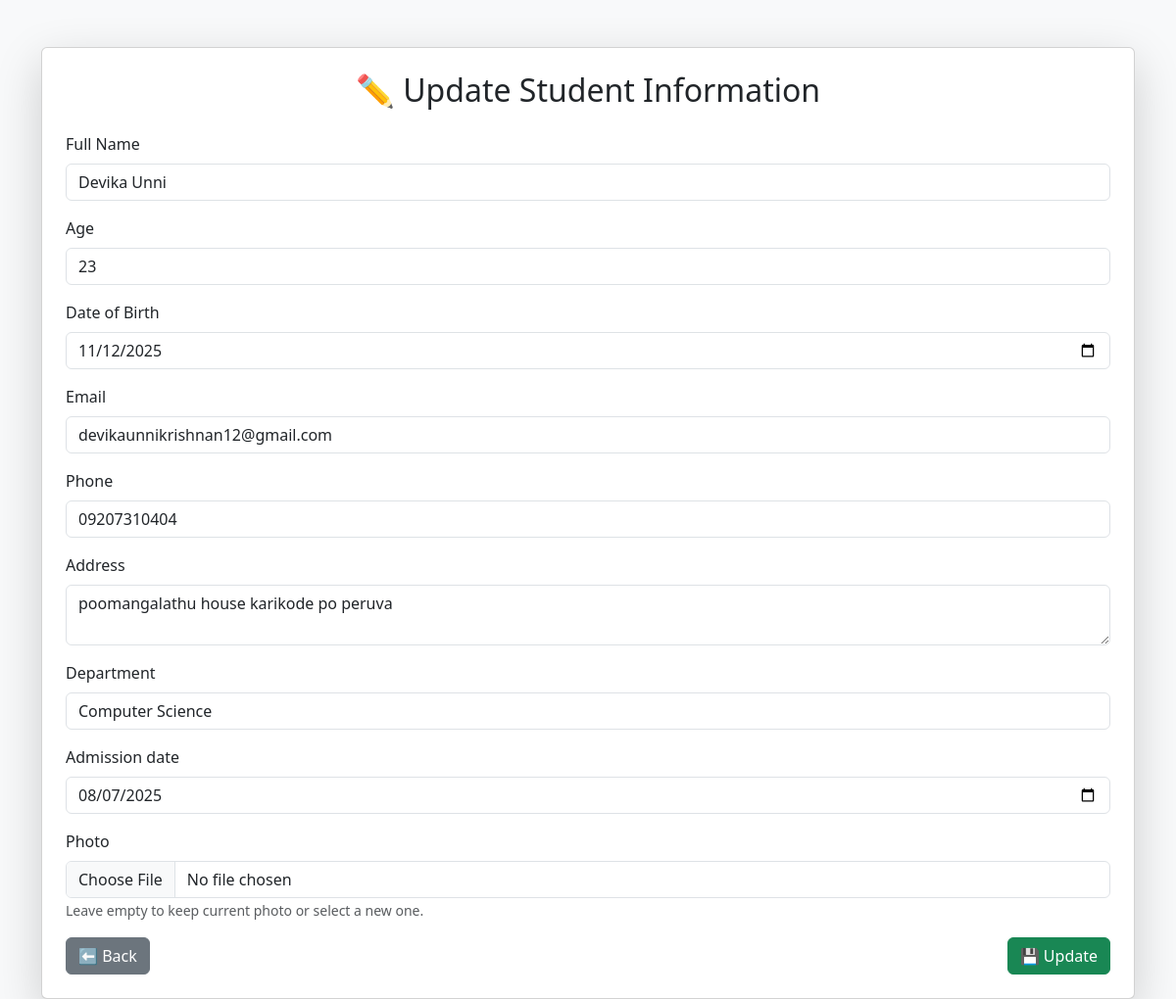
Page /edit/1/ on the committed database.
### Myapp/models.py (models this page shows, shortened)
class Student(models.Model):
    name = models.CharField(max_length=100)
    age = models.IntegerField()
    dob = models.DateField(verbose_name="Date of Birth")
    email = models.EmailField()
    phone = models.CharField(max_length=15)
    address = models.TextField()
    department = models.ForeignKey(Department, on_delete=models.CASCADE, related_name='students')
    photo = models.ImageField(upload_to='student_photos/', blank=True, null=True)
    admission_date = models.DateField(null=True, blank=True)

class Department(models.Model):
    name = models.CharField(max_length=100)
    description = models.TextField(blank=True, null=True)
    def __str__(self):
        return self.name

### Myapp/views.py (the view)
# urls.py: path('edit/<int:id>/', views.edit, name='edit'),
def edit(request, id):
    s = Student.objects.get(pk=id)
    if request.method == 'POST':
        form = StudentForm(request.POST, request.FILES, instance=s)
        if form.is_valid():
            form.save()
            return redirect('view_students')
    else:
        form = StudentForm(instance=s)
    return render(request, 'update.html', {'myform': form})

### Myapp/forms.py
class StudentForm(forms.ModelForm):
    class Meta:
        model = Student
        fields = [
            'name', 'age', 'dob', 'email', 'phone',
            'address', 'department', 'admission_date', 'photo'
        ]
        widgets = {
            'dob': forms.DateInput(
                attrs={'type': 'date', 'class': 'form-control'}
            ),
            'admission_date': forms.DateInput(
                attrs={'type': 'date', 'class': 'form-control'}
            ),
        }

### templates/update.html (shortened to what this page needs)
<!DOCTYPE html>
<html>
<head>
    <link href="https://cdn.jsdelivr.net/npm/bootstrap@5.3.0/dist/css/bootstrap.min.css" rel="stylesheet">
</head>
<body class="bg-light">
<div class="container mt-5">
    <div class="card shadow-lg p-4">
        <h2 class="text-center mb-4">✏️ Update Student Information</h2>
        <form method="POST" enctype="multipart/form-data">
            <div class="mb-3">
                <label class="form-label">Full Name</label>
                <input type="text" name="name" value="{{ myform.instance.name }}" class="form-control" required>
            </div>
            <div class="mb-3">
                <label class="form-label">Age</label>
                <input type="number" name="age" value="{{ myform.instance.age }}" class="form-control" required>
            </div>
            <div class="mb-3">
                <label class="form-label">Date of Birth</label>
                <input type="date" name="dob" value="{{ myform.instance.dob|date:'Y-m-d' }}" class="form-control" required>
            </div>
            <div class="mb-3">
                <label class="form-label">Email</label>
                <input type="email" name="email" value="{{ myform.instance.email }}" class="form-control" required>
            </div>
            <div class="mb-3">
                <label class="form-label">Phone</label>
                <input type="text" name="phone" value="{{ myform.instance.phone }}" class="form-control" required>
            </div>
            <div class="mb-3">
                <label class="form-label">Address</label>
                <textarea name="address" class="form-control" rows="2" required>{{ myform.instance.address }}</textarea>
            </div>
            <div class="mb-3">
                <label class="form-label">Department</label>
                <input type="text" name="department" value="{{ myform.instance.department }}" class="form-control" required>
            </div>
            <div class="mb-3">
                <label class="form-label">Admission date</label>
                <input type="date" name="admission_date" value="{{ myform.instance.admission_date|date:'Y-m-d' }}" class="form-control" required>
            </div>
            <div class="mb-3">
                <label class="form-label">Photo</label>
                <input type="file" name="photo" class="form-control" accept="image/*">
                <small class="form-text text-muted">Leave empty to keep current photo or select a new one.</small>
            </div>
            <div class="d-flex justify-content-between">
                <a href="{% url 'view_students' %}" class="btn btn-secondary">⬅️ Back</a>
                <button type="submit" class="btn btn-success">💾 Update</button>
            </div>
        </form>
    </div>
</div>
</body>
</html>

### rows in the picture
Student: name "Devika Unni", age "23", dob "11/12/2025", email "devikaunnikrishnan12@gmail.com", phone "09207310404", address "poomangalathu house karikode po peruva", department "Computer Science", admission_date "08/07/2025"
